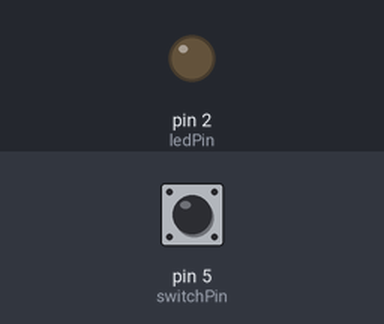
A sketch run on a simulated Arduino Leonardo, built with avr-gcc and run on an emulated ATmega32U4. Shown: output pins drawn as LEDs (lit = HIGH). The inputs (shaded band) are chosen by the test bench; at power-on: pin 5 (switchPin) LOW. No radio packets arrive unless stated; USB keyboard and mouse output is not drawn.

Above: at 1.2 s.
1.3 s: pin 5 (switchPin) pulled HIGH for 0.15 s
At 1.6 s:
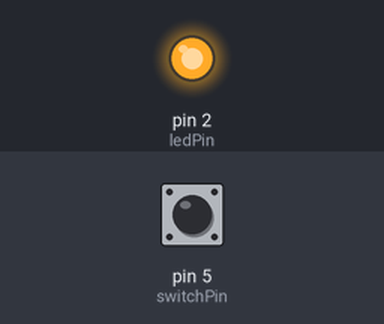
4.8 s: pin 5 (switchPin) pulled HIGH for 1 s
At 5.5 s:
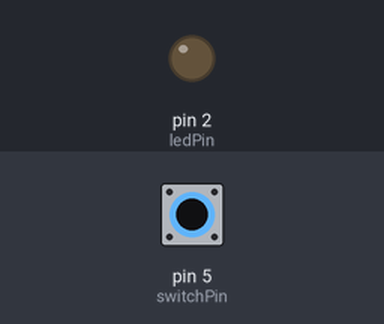
7.3 s: pin 5 (switchPin) pulled HIGH for 3.2 s
At 8.6 s:
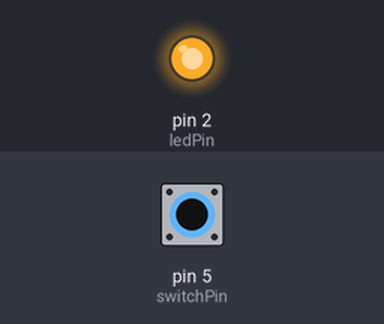
Timing chart, 0 to 10.3 s (numbered marks = the images above; inputs shaded):
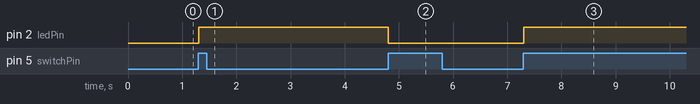

The sketch:

RX_433.ino
```cpp
#include "Mouse.h"
// transmitter.ino

// include libraries:
#include <RH_ASK.h>
#include <SPI.h>

// Create an instance of the RadioHead ASK handler:
// -> Default pins for the RF modules:
//    Pin 11: Data input from receiver
//    Pin 12: Data output to transmitter
RH_ASK radio;

// Create and initialize three 8-bit variables for our RGB values:
uint8_t r = 0;
uint8_t g = 0;
uint8_t b = 0;


// set pin numbers for switch, joystick axes, and LED:
const int switchPin = 5; // switch to turn on and off mouse control
//const int mouseButton = 7; // input pin for the mouse pushButton
const int xAxis = A1; // joystick X axis
const int yAxis = A2; // joystick Y axis
const int ledPin = 2; // Mouse control LED

// parameters for reading the joystick:
int range = 12; // output range of X or Y movement
int responseDelay = 5; // response delay of the mouse, in ms
int threshold = range / 4; // resting threshold
int center = range / 2; // resting position value

boolean mouseIsActive = false; // whether or not to control the mouse
int lastSwitchState = LOW; // previous switch state

void setup() {
pinMode(switchPin, INPUT); // the switch pin
pinMode(ledPin, OUTPUT); // the LED pin
// take control of the mouse:
Mouse.begin();
radio.init();
Serial.begin(9600);   // inicializa monitor serie a 9600 bps
}

void loop() {
  // create an empty array of 8-bit variables that is used to store the received data:
  uint8_t data[3];
  // store the expected data length in a variable (3 Bytes: One for r, g, and b):
  uint8_t dataLength = 3;

  if(radio.recv(data, &dataLength)){
    // when data has been received, extract the received RGB values from the array:
    // -> The order must be the same as in the dataArray[] on the transmitter side (here: 0: red, 1: green, 2: blue):
    r = data[0]; //A1
    g = data[1]; //A2
    b = data[2]; //3


     Serial.print(" R: ");  // imprime Mensaje:
     Serial.print(r);   // imprime buffer de mensaje
     Serial.print(" G: ");  // imprime Mensaje:
     Serial.print(g*4);   // imprime buffer de mensaje
     Serial.print(" B: ");  // imprime Mensaje:
     Serial.println(b*4);   // imprime buffer de mensaje

  }


// read the switch:
int switchState = digitalRead(switchPin);
// if it's changed and it's high, toggle the mouse state:
if (switchState != lastSwitchState) {
if (switchState == HIGH) {
mouseIsActive = !mouseIsActive;
// turn on LED to indicate mouse state:
digitalWrite(ledPin, mouseIsActive);
}
}
// save switch state for next comparison:
lastSwitchState = switchState;

/*
// read and scale the two axes:
int xReading = readAxis(512+(int)g*4);
int yReading = readAxis(512+(int)b)*4;
 // if the mouse control state is active, move the mouse:
*/

int xReading = g*4+1000;
int yReading = b*4+1000;


if (mouseIsActive) {
Mouse.move(xReading, yReading, 0);
}

// read the mouse button and click or not click:
// if the mouse button is pressed:
if (r> 125) {
// if the mouse is not pressed, press it:
if (!Mouse.isPressed(MOUSE_LEFT)) {
Mouse.press(MOUSE_LEFT);
}
}
// else the mouse button is not pressed:
else {
// if the mouse is pressed, release it:
if (Mouse.isPressed(MOUSE_LEFT)) {
Mouse.release(MOUSE_LEFT);
}
}

delay(responseDelay);
}

/*
reads an axis (0 or 1 for x or y) and scales the
analog input range to a range from 0 to
*/

int readAxis(int thisAxis) {
// read the analog input:
int reading = analogRead(thisAxis);

// map the reading from the analog input range to the output range:
reading = map(reading, 0, 1023, 0, range);

// if the output reading is outside from the
// rest position threshold, use it:
int distance = reading - center;

if (abs(distance) < threshold) {
distance = 0;
}

// return the distance for this axis:
return distance;
}
```

Measured:
- after the input at 1.3 s, pin 2 (ledPin): LOW → HIGH at once
- after the input at 4.8 s, pin 2 (ledPin): HIGH → LOW at once
- after the input at 7.3 s, pin 2 (ledPin): LOW → HIGH at once
